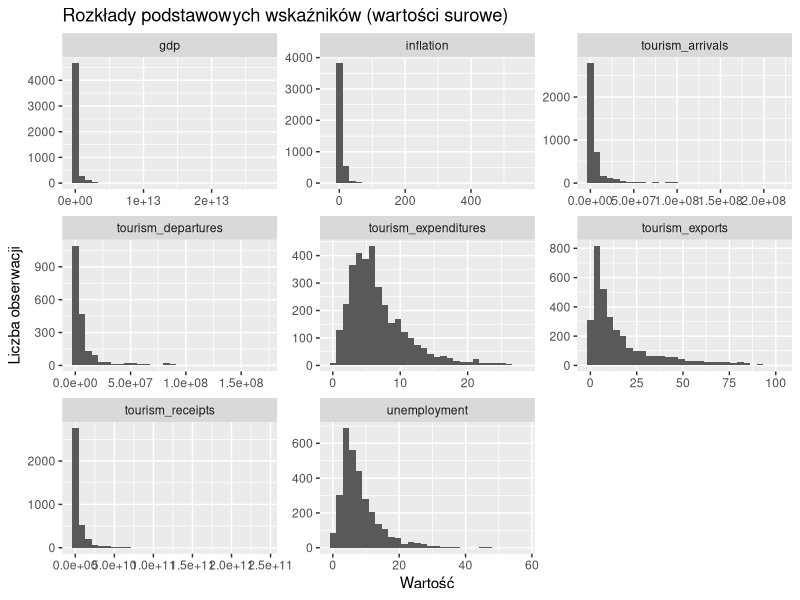
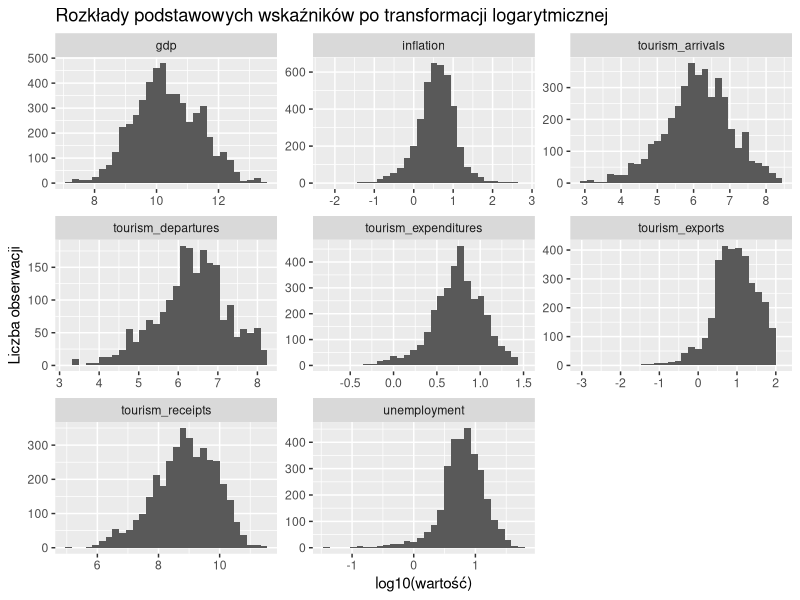
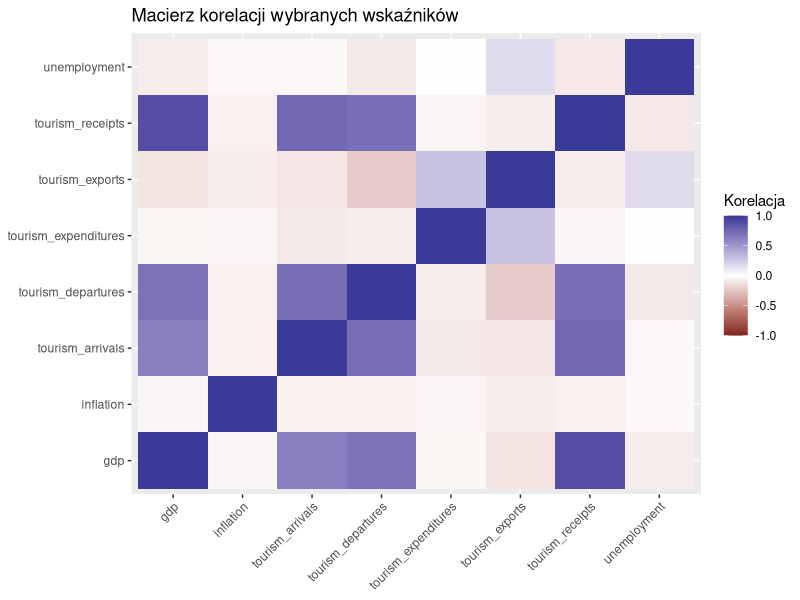
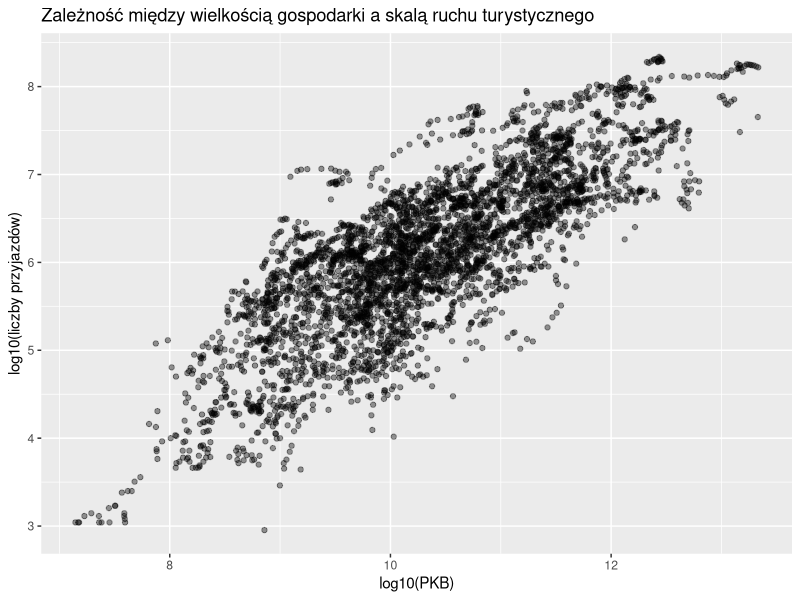
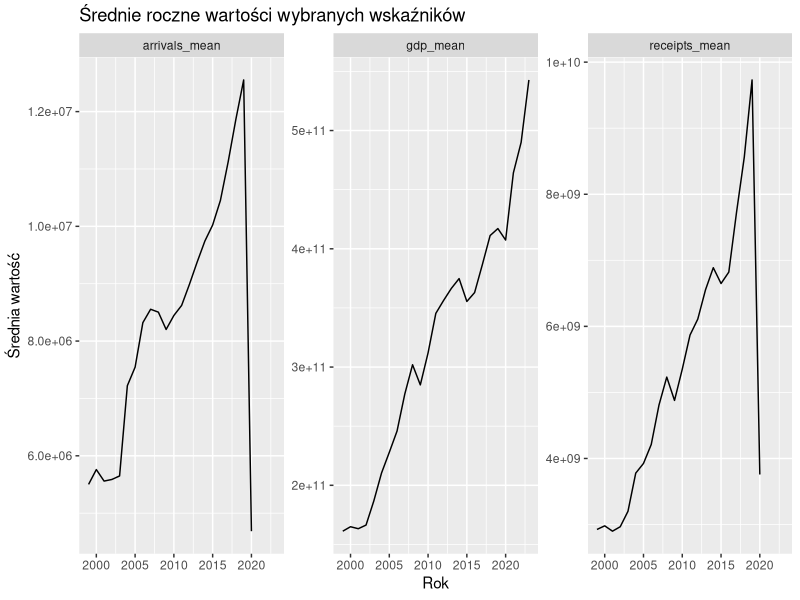

Write the R code that produced these figures, in order.
## ---- chunk 1
knitr::opts_chunk$set(
  echo = TRUE,
  message = FALSE,
  warning = FALSE
)

library(tidyverse)
library(readr)
library(skimr)
library(tibble)
## ---- chunk 2
tourism <- read_csv("../data/clean/world_tourism_economy_data_clean.csv")

glimpse(tourism)
## ---- chunk 3
tourism %>%
  summarise(
    n_rows      = n(),
    n_countries = n_distinct(country),
    year_min    = min(year, na.rm = TRUE),
    year_max    = max(year, na.rm = TRUE)
  )
## ---- chunk 4
skim(tourism)
## ---- chunk 5
vars_to_describe <- c(
  "tourism_arrivals",
  "tourism_receipts",
  "tourism_expenditures",
  "tourism_exports",
  "tourism_departures",
  "gdp",
  "inflation",
  "unemployment"
)

numeric_subset <- tourism %>%
  select(any_of(vars_to_describe))
## ---- chunk 6
descriptives <- numeric_subset %>%
  summarise(across(
    everything(),
    list(
      n      = ~ sum(!is.na(.)),
      mean   = ~ mean(., na.rm = TRUE),
      sd     = ~ sd(., na.rm = TRUE),
      p25    = ~ quantile(., 0.25, na.rm = TRUE),
      median = ~ median(., na.rm = TRUE),
      p75    = ~ quantile(., 0.75, na.rm = TRUE),
      min    = ~ min(., na.rm = TRUE),
      max    = ~ max(., na.rm = TRUE)
    ),
    .names = "{.col}_{.fn}"
  ))

descriptives
## ---- chunk 7
vars_to_plot <- vars_to_describe

tourism_long <- tourism %>%
  pivot_longer(
    cols = all_of(vars_to_plot),
    names_to = "variable",
    values_to = "value"
  )
## ---- chunk 8
ggplot(tourism_long, aes(x = value)) +
  geom_histogram(bins = 30) +
  facet_wrap(~ variable, scales = "free") +
  labs(
    x = "Wartość",
    y = "Liczba obserwacji",
    title = "Rozkłady podstawowych wskaźników (wartości surowe)"
  )
## ---- chunk 9
tourism_long_log <- tourism_long %>%
  filter(value > 0) %>%
  mutate(log10_value = log10(value))

ggplot(tourism_long_log, aes(x = log10_value)) +
  geom_histogram(bins = 30) +
  facet_wrap(~ variable, scales = "free") +
  labs(
    x = "log10(wartość)",
    y = "Liczba obserwacji",
    title = "Rozkłady podstawowych wskaźników po transformacji logarytmicznej"
  )
## ---- chunk 10
cor_data <- tourism %>%
  select(any_of(vars_to_describe))

cor_mat <- cor(cor_data, use = "pairwise.complete.obs")

cor_mat
## ---- chunk 11
cor_long <- cor_mat %>%
  as.data.frame() %>%
  rownames_to_column("var1") %>%
  pivot_longer(
    cols = -var1,
    names_to = "var2",
    values_to = "cor"
  )

ggplot(cor_long, aes(x = var1, y = var2, fill = cor)) +
  geom_tile() +
  scale_fill_gradient2(limits = c(-1, 1)) +
  theme(axis.text.x = element_text(angle = 45, hjust = 1)) +
  labs(
    x = NULL,
    y = NULL,
    fill = "Korelacja",
    title = "Macierz korelacji wybranych wskaźników"
  )
## ---- chunk 12
scatter_data <- tourism %>%
  select(country, year, gdp, tourism_arrivals) %>%
  filter(!is.na(gdp), !is.na(tourism_arrivals),
         gdp > 0, tourism_arrivals > 0) %>%
  mutate(
    log10_gdp      = log10(gdp),
    log10_arrivals = log10(tourism_arrivals)
  )

ggplot(scatter_data, aes(x = log10_gdp, y = log10_arrivals)) +
  geom_point(alpha = 0.4) +
  labs(
    x = "log10(PKB)",
    y = "log10(liczby przyjazdów)",
    title = "Zależność między wielkością gospodarki a skalą ruchu turystycznego"
  )
## ---- chunk 13
avg_by_year <- tourism %>%
  group_by(year) %>%
  summarise(
    arrivals_mean   = mean(tourism_arrivals, na.rm = TRUE),
    receipts_mean   = mean(tourism_receipts, na.rm = TRUE),
    gdp_mean        = mean(gdp, na.rm = TRUE),
    .groups = "drop"
  )

avg_by_year_long <- avg_by_year %>%
  pivot_longer(
    cols = -year,
    names_to = "variable",
    values_to = "value"
  )
## ---- chunk 14
ggplot(avg_by_year_long, aes(x = year, y = value)) +
  geom_line() +
  facet_wrap(~ variable, scales = "free_y") +
  labs(
    x = "Rok",
    y = "Średnia wartość",
    title = "Średnie roczne wartości wybranych wskaźników"
  )
